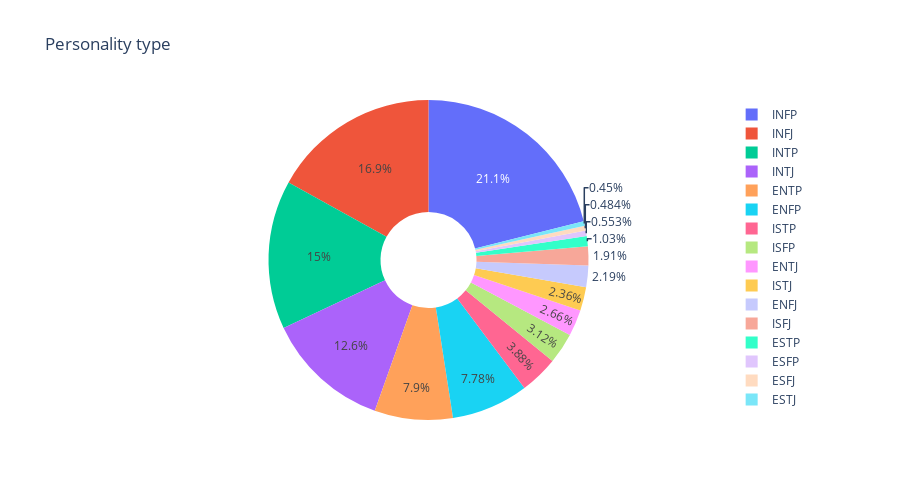

The notebook cell saved with this chart:
### Code cell
import plotly.express as px

px.pie(mbti_Dataset,names='Type',title='Personality type',hole=0.3,width=900, height=500)

### Figure 1 — Plotly figure (JSON) as saved in the notebook; plotly's stock layout.template omitted (floating-point values rounded to 4 significant figures; data arrays with more than 128 entries replaced by an {"elided": "..."} marker saying what was removed)
{"data": [{"domain": {"x": [0, 1], "y": [0, 1]}, "hole": 0.3, "hovertemplate": "Type=%{label}<extra></extra>", "labels": {"elided": "8675 str values"}, "legendgroup": "", "name": "", "showlegend": true, "type": "pie"}], "layout": {"height": 500, "legend": {"tracegroupgap": 0}, "title": {"text": "Personality type"}, "width": 900}}
